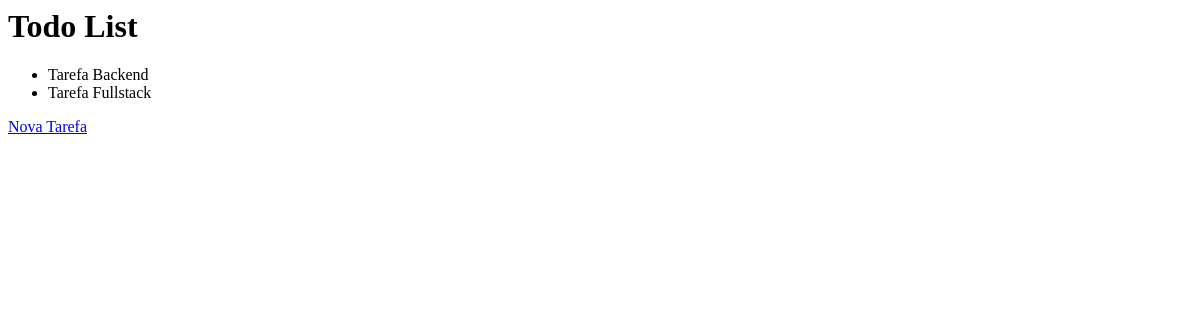
Before: / with the older database file.
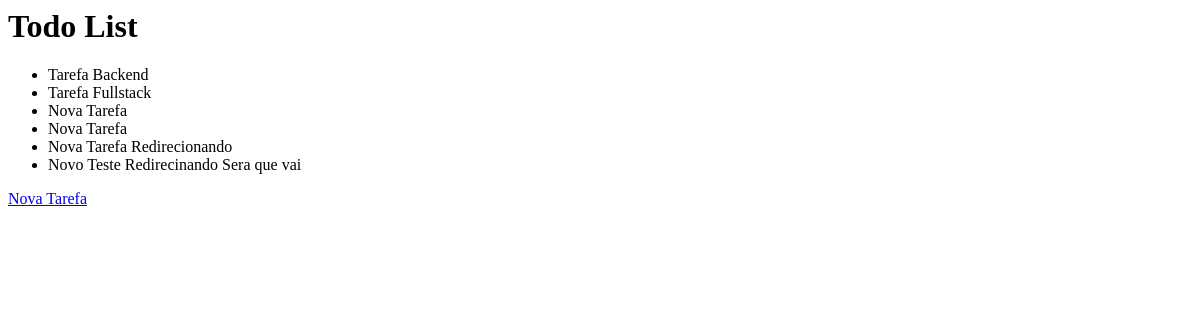
After: the same page with the newer database file.
### todos/models.py (models this page shows)
class Todo(models.Model):
    title = models.CharField(max_length=100, null=False, blank=False)
    created_at =models.DateField(auto_now_add=True,null=False,blank=False)
    deadline = models.DateField(null=False, blank=False)
    finished_at = models.DateField(null=True)

### todos/views.py (the view)
# urls.py: path('', TodoListView.as_view(), name="todo_list"),
class TodoListView(ListView):
    model = Todo;

### todos/templates/todos/todo_list.html
<h1>Todo List</h1>
<ul>
  {% for todo in todo_list %}
  <li>{{ todo.title }}</li>
  {% endfor %}
</ul>
<a href="{% url 'todo_create' %}">Nova Tarefa</a>

Changed rows visible on the page:
added Todo: title "Nova Tarefa"
added Todo: title "Nova Tarefa"
added Todo: title "Nova Tarefa Redirecionando"
added Todo: title "Novo Teste Redirecinando Sera que vai"
